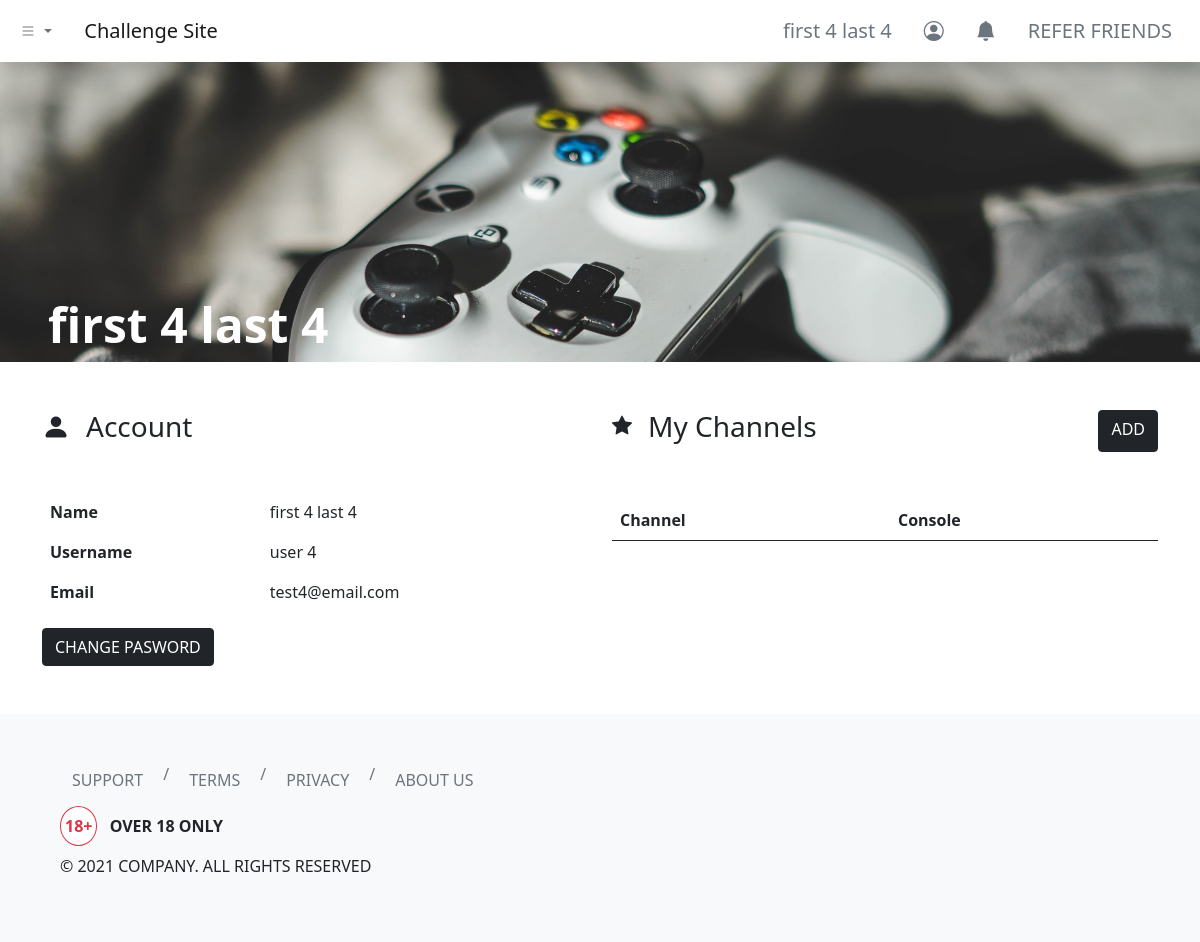
Page /dashboard/profile/index.php (signed in) on the committed database.
### tables this page shows
CREATE TABLE `users` (
  `id` int(11) NOT NULL,
  `username` varchar(255) NOT NULL,
  `first_name` varchar(255) NOT NULL,
  `last_name` varchar(255) NOT NULL,
  `email` varchar(255) NOT NULL,
  `user_password` varchar(255) NOT NULL,
  `balance` decimal(65,30) UNSIGNED NOT NULL DEFAULT 0.000000000000000000000000000000
);

### dashboard/profile/index.php (the view, shortened to what this page needs)
<?php
include '../../header.php';
?>
<link rel="stylesheet" href="./index.css">
<div class="hero bg-dark d-flex align-items-end px-5">
    <h1 class="text-white display-5 fw-bold">
        <?php
        include_once '../../php-apis/db-config.php';
        $user_id = $_SESSION['id'];
        $sql = "SELECT * FROM users WHERE id=$user_id";
        $result = mysqli_query($conn, $sql);
        if (mysqli_num_rows($result) > 0) {
            while ($row = mysqli_fetch_assoc($result)) {
        ?>
                <?php echo $row['first_name'] . ' ' . $row['last_name']; ?>
    </h1>
</div>
<div class="container my-5">
    <div class="row">
        <div class="col">
            <h3 class="mb-5"><i class="bi bi-person-fill me-3"></i>Account</h3>
            <table class="table table-borderless">
                <tbody>
                    <tr>
                        <th scope="row">Name</th>
                        <td>
                            <?php echo $row['first_name'] . ' ' . $row['last_name']; ?>
                        </td>
                    </tr>
                    <tr>
                        <th scope="row">Username</th>
                        <td>
                            <?php echo $row['username']; ?>
                        </td>
                    </tr>
                    <tr>
                        <th scope="row">Email</th>
                        <td>
                            <?php echo $row['email']; ?>
                    <?php
                }
            } else {
                header("Location: ../../php-apis/logout.php");
                die();
            }
                    ?>
                        </td>
                    </tr>
                </tbody>
            </table>
            <button type="button" class="btn btn-dark" data-bs-toggle="modal" data-bs-target="#passwordModal">
                CHANGE PASWORD
            </button>
        </div>
        <div class="col">
            <div class="mb-5 d-flex">
                <i class="bi bi-star-fill fs-5 me-3"></i>
                <h3>My Channels</h3>
                <a class="btn btn-dark ms-auto" href="#" role="button">ADD</a>
            </div>
            <table class="table table-hover">
                <thead>
                    <tr>
                        <th scope="col">Channel</th>
                        <th scope="col">Console</th>
                    </tr>
                </thead>
            </table>
        </div>
    </div>
</div>
<?php
include '../../footer.php';
?>

### header.php (shortened to what this page needs)
<?php
function urlPrefix()
{
    if (basename(getcwd()) === basename(__DIR__)) {
        return './';
    } elseif (basename(dirname(getcwd())) === basename(__DIR__)) {
        return '../';
    } elseif (basename(dirname(dirname(getcwd()))) === basename(__DIR__)) {
        return '../../';
    } elseif (basename(dirname(dirname(dirname(getcwd())))) === basename(__DIR__)) {
        return '../../../';
    } else {
        return './';
    }
}
?>
<!DOCTYPE html>
<html lang="en">
<head>
    <link href="https://cdn.jsdelivr.net/npm/bootstrap@5.0.0-beta1/dist/css/bootstrap.min.css" rel="stylesheet">
    <link rel="stylesheet" href="https://cdn.jsdelivr.net/npm/bootstrap-icons@1.3.0/font/bootstrap-icons.css">
</head>
<body>
    <nav class="navbar navbar-expand-sm navbar-light bg-white shadow">
        <div class="container-fluid">
            <ul class="navbar-nav me-4">
                <li class="nav-item dropdown">
                    <a class="nav-link dropdown-toggle" href="#" id="navbarDropdownMenuLink" role="button" data-bs-toggle="dropdown" aria-expanded="false">
                        <i class="bi bi-list"></i>
                    </a>
                </li>
            </ul>
            <a class="navbar-brand" href="<?php echo urlPrefix(); ?>">Challenge Site</a>
            <div class="collapse navbar-collapse" id="navbarNavDropdown">
                <ul class="navbar-nav ms-auto">
                    <?php if (isset($_SESSION['id'])) { ?>
                        <li class="nav-item">
                            <a class="btn btn-lg btn-outline-secondary border-0" aria-current="page" href="<?php echo urlPrefix() . 'dashboard/profile/'; ?>">
                                <?php
                                include_once urlPrefix() . 'php-apis/db-config.php';
                                $user_id = $_SESSION['id'];
                                $sql = "SELECT * FROM users WHERE id=$user_id";
                                $result = mysqli_query($conn, $sql);
                                if (mysqli_num_rows($result) > 0) {
                                    while ($row = mysqli_fetch_assoc($result)) {
                                        echo $row['first_name'] . ' ' . $row['last_name'];
                                    }
                                } else {
                                    header("Location: " . urlPrefix() . "php-apis/logout.php");
                                    die();
                                }
                                ?>
                            </a>
                        </li>
                        <li class="nav-item">
                            <a class="btn btn-lg btn-outline-secondary border-0" aria-current="page" href="<?php echo urlPrefix() . 'dashboard/profile/'; ?>"><i class="bi bi-person-circle"></i></a>
                        </li>
                        <li class="nav-item">
                            <a class="btn btn-lg btn-outline-secondary border-0" aria-current="page" href="<?php echo urlPrefix() . 'dashboard/notifications/'; ?>"><i class="bi bi-bell-fill"></i></a>
                        </li>
                        <li class="nav-item">
                            <a class="btn btn-lg btn-outline-secondary border-0" aria-current="page" href="<?php echo urlPrefix() . 'dashboard/refer/'; ?>">REFER FRIENDS</a>
                        </li>
                    <?php } else { ?>
                        <li class="nav-item">
                            <a class="btn btn-lg btn-outline-secondary border-0" aria-current="page" href="<?php echo urlPrefix() . 'login/'; ?>">ENTER</a>
                        </li>
                    <?php } ?>
                </ul>
            </div>
        </div>
    </nav>

### dashboard/profile/index.css (style rules this page uses)
.hero { background-image: url('../../images/kamil-s-xny2e95bvgA-unsplash.jpg'); background-position: top; background-repeat: no-repeat; background-size: cover; min-height: 300px; }

### rows in the picture
users: first_name "first 4", last_name "last 4", username "user 4", email "test4@email.com"
